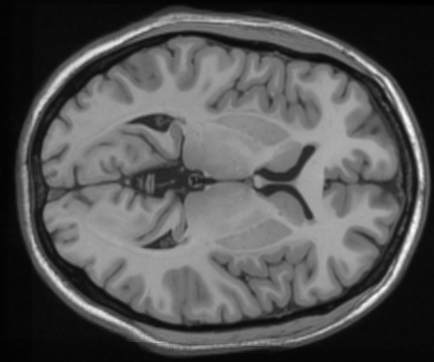
#> input picture Data/brain0.png, 434 x 362 px, found by its file name; its folder holds 4 pictures in this run
$ python activecontour.py
#> lines starting #> are read from the running program, lines starting #| are printed output that depends on the picture
import numpy as np
import os
from os import listdir
from os.path import isfile, join
from copy import deepcopy
from scipy.linalg import norm
from scipy.spatial.distance import cdist
import matplotlib.pyplot as plt
import scipy.io
import cv2
import skfuzzy as fuzz

from skimage.filters import gaussian
from skimage.segmentation import active_contour


from skimage.segmentation import (morphological_chan_vese,
                                  morphological_geodesic_active_contour,
                                  inverse_gaussian_gradient,
                                  checkerboard_level_set)

IMG_PATH = '/Users/kevin/Downloads/cv/FinalAssignment/Data'
files = [f for f in listdir(IMG_PATH) if isfile(join(IMG_PATH, f))] # read all files in IMG_PATH

for file in files:
    target_img_path = os.path.join(IMG_PATH,file)
    if(target_img_path.endswith('.png')):
        img = cv2.imread(target_img_path, cv2.IMREAD_GRAYSCALE)
#> img is the input picture: shape (362, 434); min 0, max 255, mean 84.7

        s = np.linspace(0, 2*np.pi, 400)
        r = 100 + 300*np.sin(s)
        c = 200 + 300*np.cos(s)
        init = np.array([r, c]).T

        snake = active_contour(gaussian(img, 3, preserve_range=False),
                            init, alpha=0.015, beta=10, gamma=0.001)
#> snake = 400 pairs, first value 13.05 to 351.6, second value 17.45 to 424.4
        snake2 = active_contour(gaussian(img, 3, preserve_range=False),
                            snake, alpha=0.015, beta=10, gamma=0.001)
#> snake2 = 400 pairs, first value 12.14 to 351.1, second value 16.87 to 425.4

        fig, ax = plt.subplots(figsize=(7, 7))
        ax.imshow(img, cmap=plt.cm.gray)
        ax.plot(init[:, 1], init[:, 0], '--r', lw=3)
        ax.plot(snake[:, 1], snake[:, 0], '-b', lw=3)
        ax.plot(snake2[:, 1], snake2[:, 0], '-g', lw=3)
        ax.set_xticks([]), ax.set_yticks([])
        ax.axis([0, img.shape[1], img.shape[0], 0])

        plt.show()
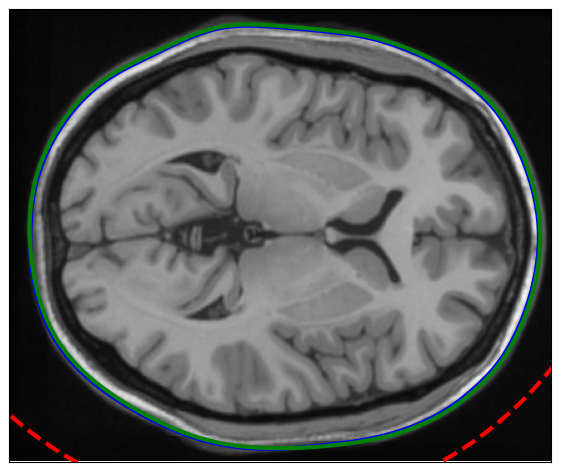
#> figure drawn by matplotlib, 1 panel
#> pass 2 of the loop `for file in files:`:
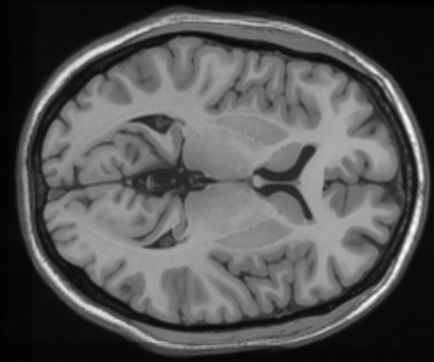
#> input picture Data/brain1.png, 434 x 362 px, found by its file name
#> img is the input picture: shape (362, 434); min 0, max 255, mean 84.1
#> snake = 400 pairs, first value 13.17 to 351.7, second value 17.6 to 425.4
#> snake2 = 400 pairs, first value 12.39 to 350.8, second value 16.99 to 424.4
#> `plt.show()`:
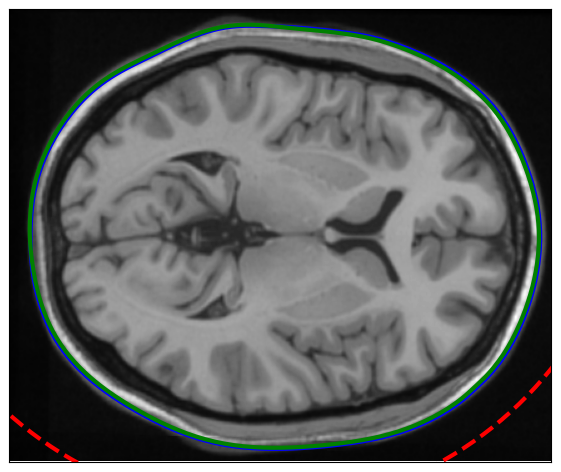
#> figure drawn by matplotlib, 1 panel
#> pass 3 of the loop `for file in files:`:
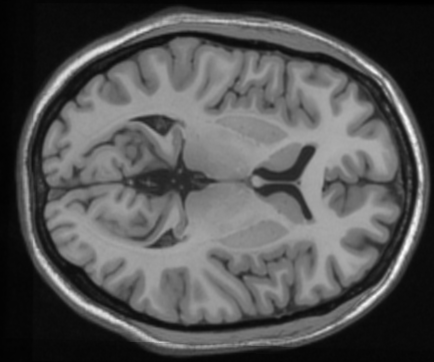
#> input picture Data/brain2.png, 434 x 362 px, found by its file name
#> img is the input picture: shape (362, 434); min 0, max 254, mean 83.8
#> snake = 400 pairs, first value 12.55 to 350.7, second value 17.17 to 424.3
#> snake2 = 400 pairs, first value 13.37 to 351.6, second value 17.81 to 425.3
#> `plt.show()`:
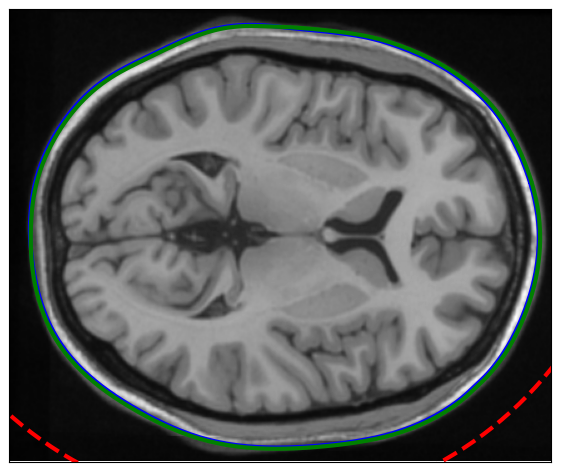
#> figure drawn by matplotlib, 1 panel
#> the loop made 4 passes; the first 3 are shown
